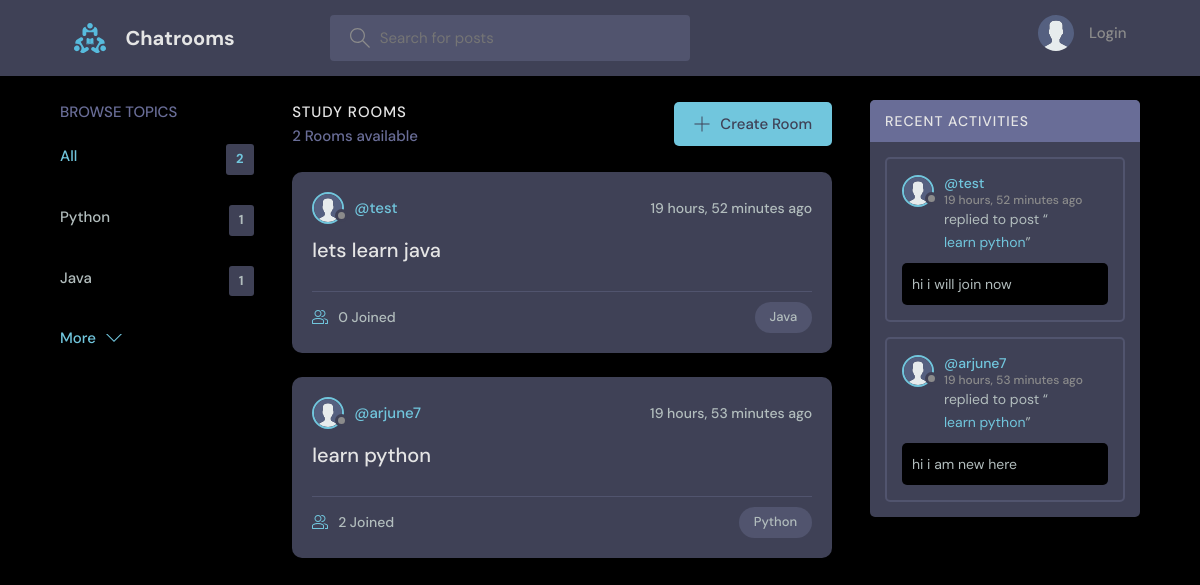
The page / on the database its author committed.
### main/models.py (models this page shows, shortened)
class Topic(models.Model):
    name = models.CharField(max_length=200)

class Room(models.Model):
    host = models.ForeignKey(User, on_delete=models.SET_NULL, null=True)
    topic = models.ForeignKey(Topic, on_delete=models.SET_NULL, null=True)
    name = models.CharField(max_length=200)
    description = models.TextField(null=True, blank=True)
    participants = models.ManyToManyField(
        User, related_name='participants', blank=True)
    updated = models.DateTimeField(auto_now=True)
    created = models.DateTimeField(auto_now_add=True)
    class Meta:
        ordering = ['-updated', '-created']
    def __str__(self):
        return self.name

class User(AbstractUser):
    name = models.CharField(max_length=200, null=True)
    email = models.EmailField(unique=True, null=True)
    bio = models.TextField(null=True)
    avatar = models.ImageField(null=True, default="avatar.svg")
    USERNAME_FIELD = 'email'
    REQUIRED_FIELDS = []

class Message(models.Model):
    user = models.ForeignKey(User, on_delete=models.CASCADE)
    room = models.ForeignKey(Room, on_delete=models.CASCADE)
    body = models.TextField()
    updated = models.DateTimeField(auto_now=True)
    created = models.DateTimeField(auto_now_add=True)
    class Meta:
        ordering = ['-updated', '-created']

### main/views.py (the view)
# urls.py: 2. Add a URL to urlpatterns:  path('', views.home, name='home')
def home(request):
    q = request.GET.get('q') if request.GET.get('q') != None else ''
    rooms = Room.objects.filter(
        Q(topic__name__icontains=q) |
        Q(name__icontains=q) |
        Q(description__icontains=q)
    )
    topics = Topic.objects.all()[0:5]
    room_count = rooms.count()
    room_messages = Message.objects.filter(
        Q(room__topic__name__icontains=q))[0:3]
    context = {'rooms': rooms, 'topics': topics,
               'room_count': room_count, 'room_messages': room_messages}
    return render(request, 'main/home.html', context)

### main/templates/main/home.html (shortened to what this page needs)
{% extends 'main.html' %}
{% block content %}
<main class="layout layout--3">
  <div class="container">
    {% include 'main/topics_component.html' %}
    <div class="roomList">
      <div class="roomList__header">
        <div>
          <h2>Study Rooms</h2>
          <p>{{room_count}} Rooms available</p>
        </div>
        <a class="btn btn--main" href="{% url 'create-room' %}">
          <svg version="1.1" xmlns="http://www.w3.org/2000/svg" width="32" height="32" viewBox="0 0 32 32">
            <title>add</title>
            <path
              d="M16.943 0.943h-1.885v14.115h-14.115v1.885h14.115v14.115h1.885v-14.115h14.115v-1.885h-14.115v-14.115z">
            </path>
          </svg>
          Create Room
        </a>
      </div>
      {% include 'main/feed_component.html' %}
    </div>
    {% include 'main/activity_component.html' %}
  </div>
</main>
{% endblock %}

### main/templates/main/topics_component.html
<div class="topics">
    <div class="topics__header">
        <h2>Browse Topics</h2>
    </div>
    <ul class="topics__list">
        <li>
            <a href="{% url 'home' %}" class="active">All <span>{{topics.count}}</span></a>
        </li>
        {% for topic in topics %}
        <li>
            <a href="{% url 'home' %}?q={{topic.name}}">{{topic.name}}<span>{{topic.room_set.all.count}}</span></a>
        </li>
        {% endfor %}
    </ul>
    <a class="btn btn--link" href="{% url 'topics' %}">
        More
        <svg version="1.1" xmlns="http://www.w3.org/2000/svg" width="32" height="32" viewBox="0 0 32 32">
            <title>chevron-down</title>
            <path d="M16 21l-13-13h-3l16 16 16-16h-3l-13 13z"></path>
        </svg>
    </a>
</div>

### main/templates/main/feed_component.html (shortened to what this page needs)
{% for room in rooms %}
<div class="roomListRoom">
    <div class="roomListRoom__header">
        <a href="{% url 'user-profile' room.host.id %}" class="roomListRoom__author">
            <div class="avatar avatar--small">
                <img src="{{room.host.avatar.url}}" />
            </div>
            <span>@{{room.host.username}}</span>
        </a>
        <div class="roomListRoom__actions">
            <span>{{room.created|timesince}} ago</span>
        </div>
    </div>
    <div class="roomListRoom__content">
        <a href="{% url 'room' room.id %}">{{room.name}}</a>
    </div>
    <div class="roomListRoom__meta">
        <a href="{% url 'room' room.id %}" class="roomListRoom__joined">
            {{room.participants.all.count}} Joined
        </a>
        <p class="roomListRoom__topic">{{room.topic.name}}</p>
    </div>
</div>
{% endfor %}

### main/templates/main/activity_component.html (shortened to what this page needs)
<div class="activities">
    <div class="activities__header">
        <h2>Recent Activities</h2>
    </div>
    {% for message in room_messages %}
    <div class="activities__box">
        <div class="activities__boxHeader roomListRoom__header">
            <a href="{% url 'user-profile' message.user.id %}" class="roomListRoom__author">
                <div class="avatar avatar--small">
                    <img src="{{message.user.avatar.url}}" />
                </div>
                <p>
                    @{{message.user.username}}
                    <span>{{message.created|timesince}} ago</span>
                </p>
            </a>
        </div>
        <div class="activities__boxContent">
            <p>replied to post “<a href="{% url 'room' message.room.id %}">{{message.room}}</a>”</p>
            <div class="activities__boxRoomContent">{{message.body}}</div>
        </div>
    </div>
    {% endfor %}
</div>

### rows shown on the page
Topic: name "Python", room_set.all.count "1"
Topic: name "Java", room_set.all.count "1"
Room: host.avatar (placeholder picture), host.username "test", created "19 hours, 52 minutes", name "lets learn java", participants.all.count "0", topic.name "Java"
Room: host.avatar (placeholder picture), host.username "arjune7", created "19 hours, 53 minutes", name "learn python", participants.all.count "2", topic.name "Python"
Message: user.avatar (placeholder picture), user.username "test", created "19 hours, 52 minutes", room "learn python", body "hi i will join now"
Message: user.avatar (placeholder picture), user.username "arjune7", created "19 hours, 53 minutes", room "learn python", body "hi i am new here"

### other values the page prints
{{ topics.count }} "2"
{{ room_count }} "2"
